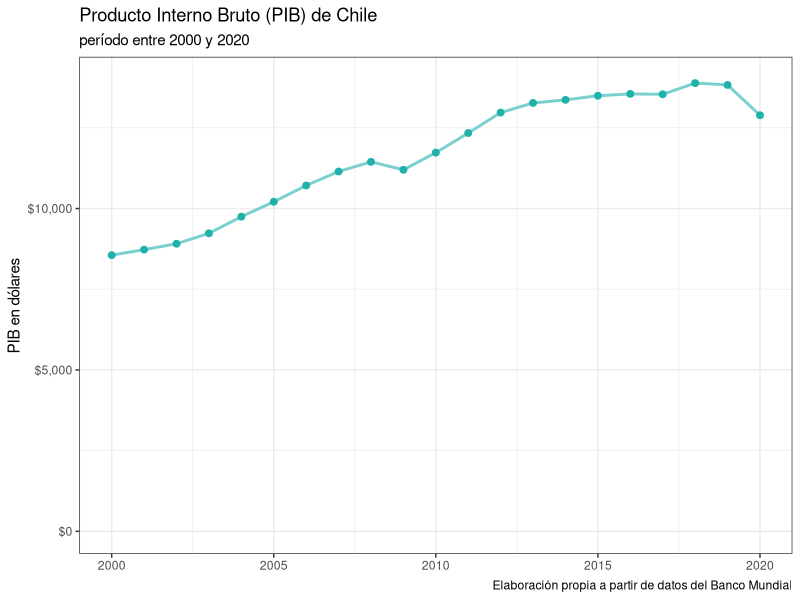
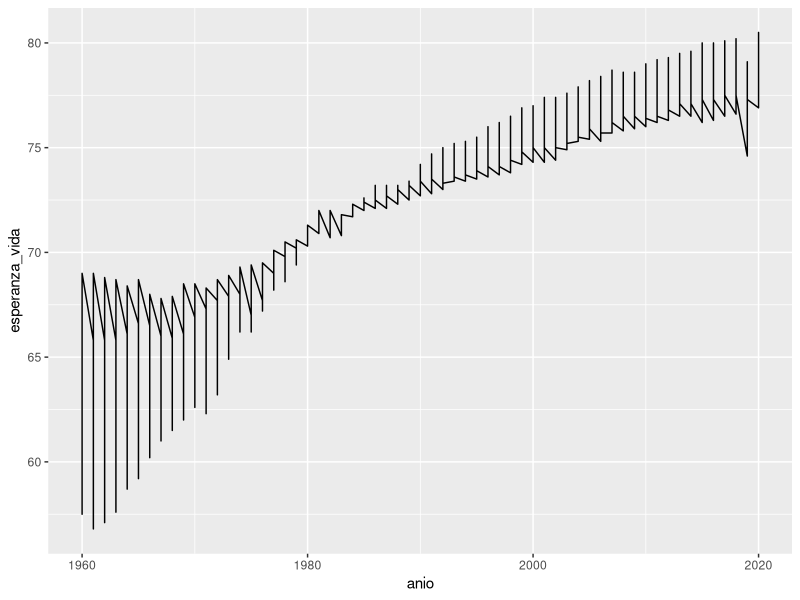
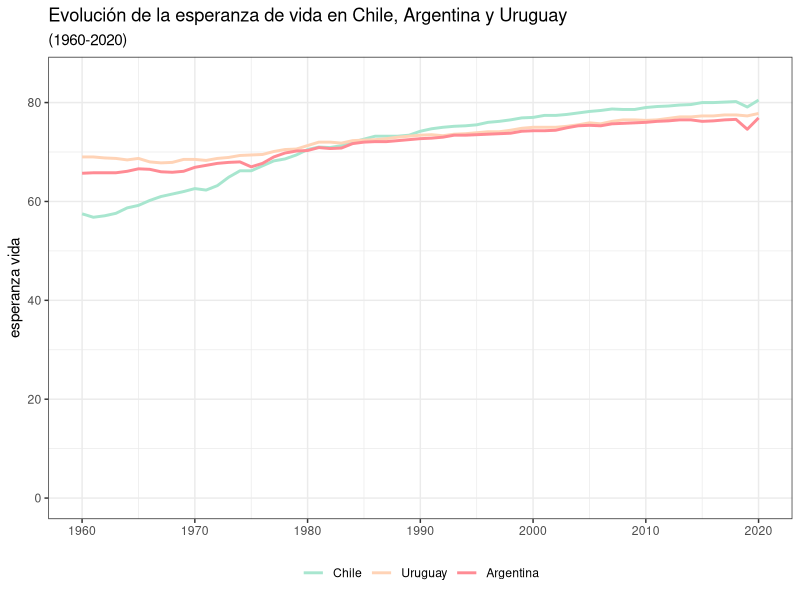
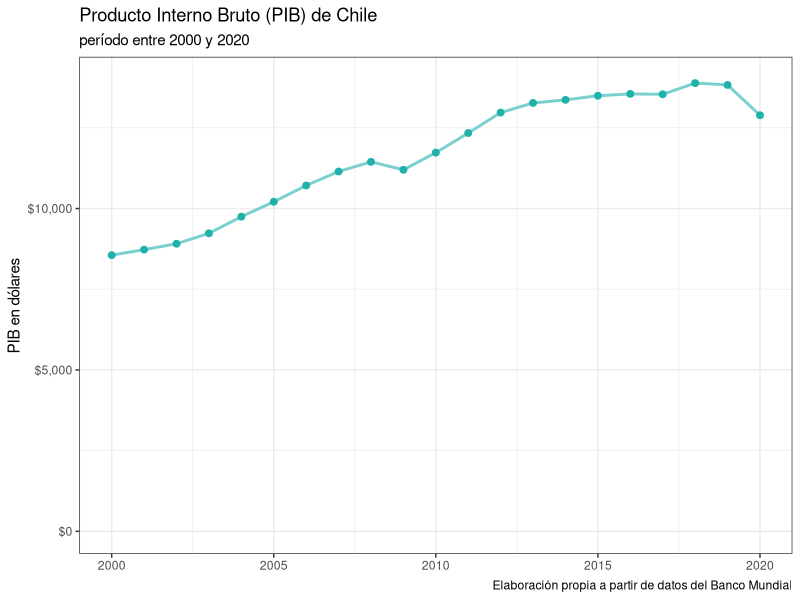

Here is the R script that generated these plots, in order:
# Visualización de datos con ggplot2

# Paquetes ----
library(readr)
library(dplyr)
library(ggplot2)
library(forcats) # para trabajar con variables de tipo factor

# Importar los datos ----

desarrollo <- read_csv("datos/datos-desarrollo.csv")

# Gráfico 1: PIB de Chile ----

desarrollo |> 
  filter(pais == "Chile", anio >= 2000) |> 
  ggplot(aes(x = anio, y = pib)) +
  geom_line(color = "#79d0cc", size = 1)  +
  geom_point(color = "#20b2aa", size = 2) +
  scale_y_continuous(limits = c(0, 14000), labels = scales::dollar) +
  labs(title = "Producto Interno Bruto (PIB) de Chile",
       subtitle = "período entre 2000 y 2020",
       y = "PIB en dólares",
       x = NULL,
       caption = "Elaboración propia a partir de datos del Banco Mundial") +
  theme_bw()

# guardar el gráfico con un comando

ggsave("figuras/linea-pib-chile.png", width = 10, height = 7)

# Gráfico 2: Vamos a agregar más países y miraremos otra variable



cono_sur <- filter(desarrollo, pais %in% c("Chile", "Argentina", "Uruguay"))

ggplot(cono_sur, aes(x = anio, y = esperanza_vida)) +
  geom_line()


colores_paises <- c("Chile" = "#a8e6cf", "Argentina" = "#ff8b94", "Uruguay" = "#ffd3b6")


desarrollo |> 
  filter(pais %in% c("Chile", "Argentina", "Uruguay")) |> 
  ggplot(aes(x = anio, y = esperanza_vida, color = fct_reorder2(pais, anio, esperanza_vida))) +
  geom_line(size = 1) +
  scale_y_continuous(limits = c(0, 85)) +
  scale_x_continuous(breaks = seq(1960, 2020, by = 10)) +
  scale_color_manual(values = colores_paises) +
  labs(title = "Evolución de la esperanza de vida en Chile, Argentina y Uruguay",
       subtitle = "(1960-2020)",
       x = NULL,
       y = "esperanza vida",
       color = NULL) +
  theme_bw() +
  theme(legend.position = "bottom")


